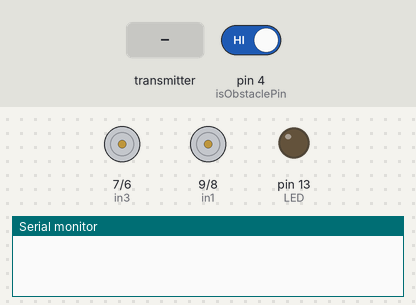
Bench run of a sketch on a simulated Arduino Uno, built with avr-gcc and run on an emulated ATmega328P. Parts: motor-driver pin pairs drawn as motors (green arrow = first pin HIGH = forward, orange = second pin HIGH = backward, longer = more drive), output pins drawn as LEDs (lit = HIGH), the last lines printed to the serial monitor. The test bench sets the inputs (shaded band); at power-on: pin 4 (isObstaclePin) HIGH. No radio packets arrive unless stated.

Above: at 1.2 s.
1.3 s: the transmitter starts sending arr.0 = 25
At 1.7 s:
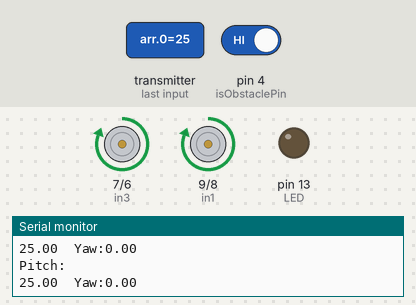
2.8 s: pin 4 (isObstaclePin) driven LOW
At 3.8 s:
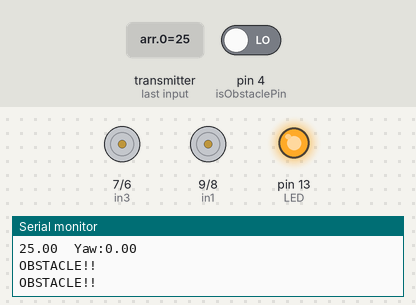
5.8 s: the transmitter starts sending arr.1 = 0
8.8 s: the transmitter starts sending arr.0 = 0
At 10.0 s:
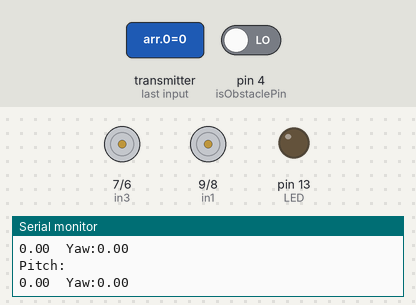
11.8 s: the transmitter starts sending arr.1 = 25
At 12.1 s:
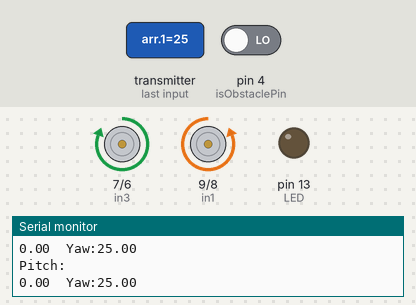
Timing chart, 0 to 14.3 s (numbered marks = the images above; inputs shaded):
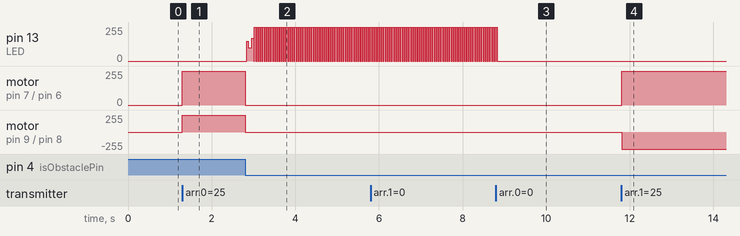

The sketch:

Gyro-Arduino2.0.ino
```cpp
/*

L298 with Arduino:

L298    Arduino
1    =    6
2    =    7
3    =    8
4    =    9

Power:

1   =   VCC
2   =   Common Ground of power supply and arduino
3   =   Not Used

*/
#include <nRF24L01.h>

#include <RF24.h>
#include <RF24_config.h>
#include <Wire.h>
#include <MPU6050.h>
#include <SPI.h>


// connect motor controller pins to Arduino digital pins
// motor one

float timeStep = 0.01;
float pitch = 0;
float yaw =0;
int in1 = 9;
int in2 = 8;

// motor two
int in3 = 7;
int in4 = 6;

int LED = 13; // Use the onboard Uno LED
int isObstaclePin = 4; // This is our input pin
int isObstacle = HIGH; // HIGH MEANS NO OBSTACLE
float arr[2]={0};
RF24 radio(2, 3); // CE, CSN
const byte address[6] = "00001";

void setup(){

  Serial.begin(9600);

  radio.begin();
  radio.openReadingPipe(0, address);
  radio.setPALevel(RF24_PA_MIN);
  radio.startListening();
  // set all the motor control pins to outputs

  pinMode(in1, OUTPUT);
  pinMode(in2, OUTPUT);
  pinMode(in3, OUTPUT);
  pinMode(in4, OUTPUT);

  pinMode(LED, OUTPUT);
  pinMode(isObstaclePin, INPUT);

}


void motorStop(){

  digitalWrite(in1, LOW);
  digitalWrite(in2, LOW);
  digitalWrite(in3, LOW);
  digitalWrite(in4, LOW);

}

void moveReverse(){

  digitalWrite(in1, LOW);
  digitalWrite(in2, HIGH);
  digitalWrite(in3, LOW);
  digitalWrite(in4, HIGH);

}

void moveForward(){

  digitalWrite(in1, HIGH);
  digitalWrite(in2, LOW);
  digitalWrite(in3, HIGH);
  digitalWrite(in4, LOW);

}


void moveRight(){

  digitalWrite(in1, LOW);
  digitalWrite(in2, HIGH);
  digitalWrite(in3, HIGH);
  digitalWrite(in4, LOW);

}


void moveLeft(){

  digitalWrite(in1, HIGH);
  digitalWrite(in2, LOW);
  digitalWrite(in3, LOW);
  digitalWrite(in4, HIGH);

}

void loop(){

  if (radio.available()) {

    radio.read(&arr, sizeof(arr));
    Serial.println("Pitch:");
    Serial.print(arr[0]);
    pitch = arr[0];
    Serial.print("\t");
    Serial.print("Yaw:");
    Serial.print(arr[1]);
    yaw= arr[1];
    Serial.println("\n");

  }
  // Checking if obstacle present and accordingly glowing LED
  isObstacle = digitalRead(isObstaclePin);
  digitalWrite(LED, LOW);
  // Checking range of pitch for reference position
  if(pitch >-2 && pitch < 2) {
  // Checking range of yaw for reference position
    if(yaw >-2 && yaw < 2) {

        motorStop();

     }
      else if(yaw<0) {

          moveLeft();

      }
      else if(yaw>0) {

            moveRight();

      }
    }

    else if(pitch < 0) {

        moveReverse();

    }
    else if(pitch > 0) {

      if (isObstacle == LOW){   /*while going forward if obstacle is detected out vehicle must stop */

        Serial.println("OBSTACLE!!");
        digitalWrite(LED, HIGH);
        motorStop();

      }
      else {

            moveForward();

      }
  }
}
```

Measured:
- after the input at 1.3 s, motor on pin 7 (in3) / pin 6 (in4), motor on pin 9 (in1) / pin 8 (in2): stopped → forward 255/255 at once
- after the input at 2.8 s, motor on pin 7 (in3) / pin 6 (in4), motor on pin 9 (in1) / pin 8 (in2): forward 255/255 → stopped at once
- after the input at 8.8 s, pin 13 (LED): goes on until 8.8 s, then stays 0/255
- after the input at 11.8 s, motor on pin 7 (in3) / pin 6 (in4): stopped → forward 255/255 at once; motor on pin 9 (in1) / pin 8 (in2): stopped → backward 255/255 at once
- by itself, pin 13 (LED): alternates 255/255 for 0.03 s and 0/255 for 0.02 s
